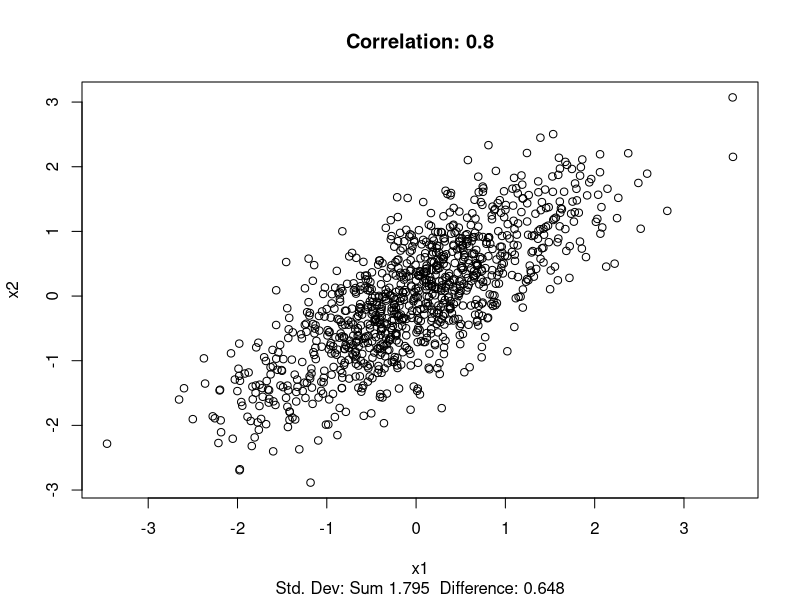
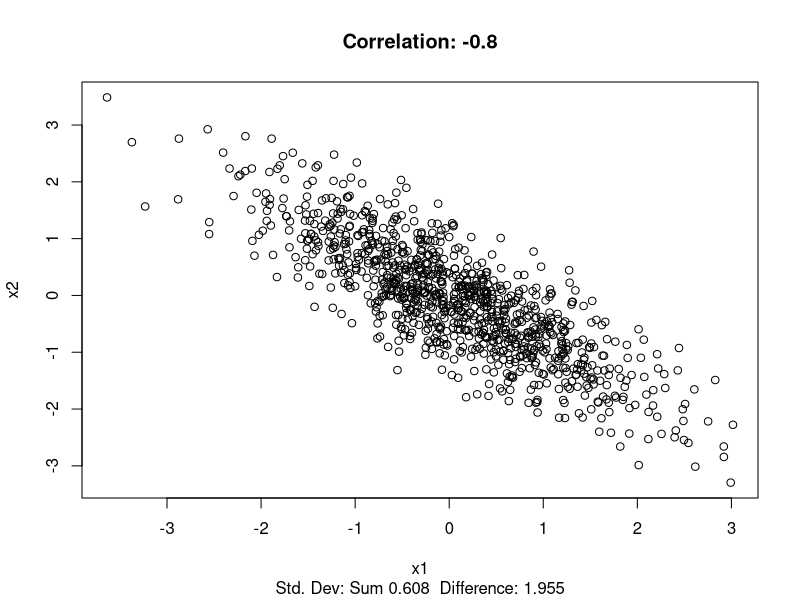

These figures' R source, in order:
## ---- chunk 1
library(MASS)
plot.cor <- function(cor) {
  if(-1 < cor & cor < 1) {
mean.vec <- c(0,0)
sig.mat <- matrix(c(1,cor,cor,1), nrow=2)
df <- data.frame(mvrnorm(n=1000, mean.vec, sig.mat))
df$sum <- rowSums(df)
df$diff <- with(df, X1-X2)
plot(x=df$X1, y=df$X2, xlab="x1", ylab="x2", main=paste("Correlation:",cor), sub=paste("Std. Dev: Sum",round(sd(df$sum), digits=3)," Difference:",round(sd(df$diff), digits=3)))
  }
  else { cat("Correlation must be between -1 and 1") }
}
plot.cor(cor=0.8)
## ---- chunk 2
plot.cor(cor=-0.8)
